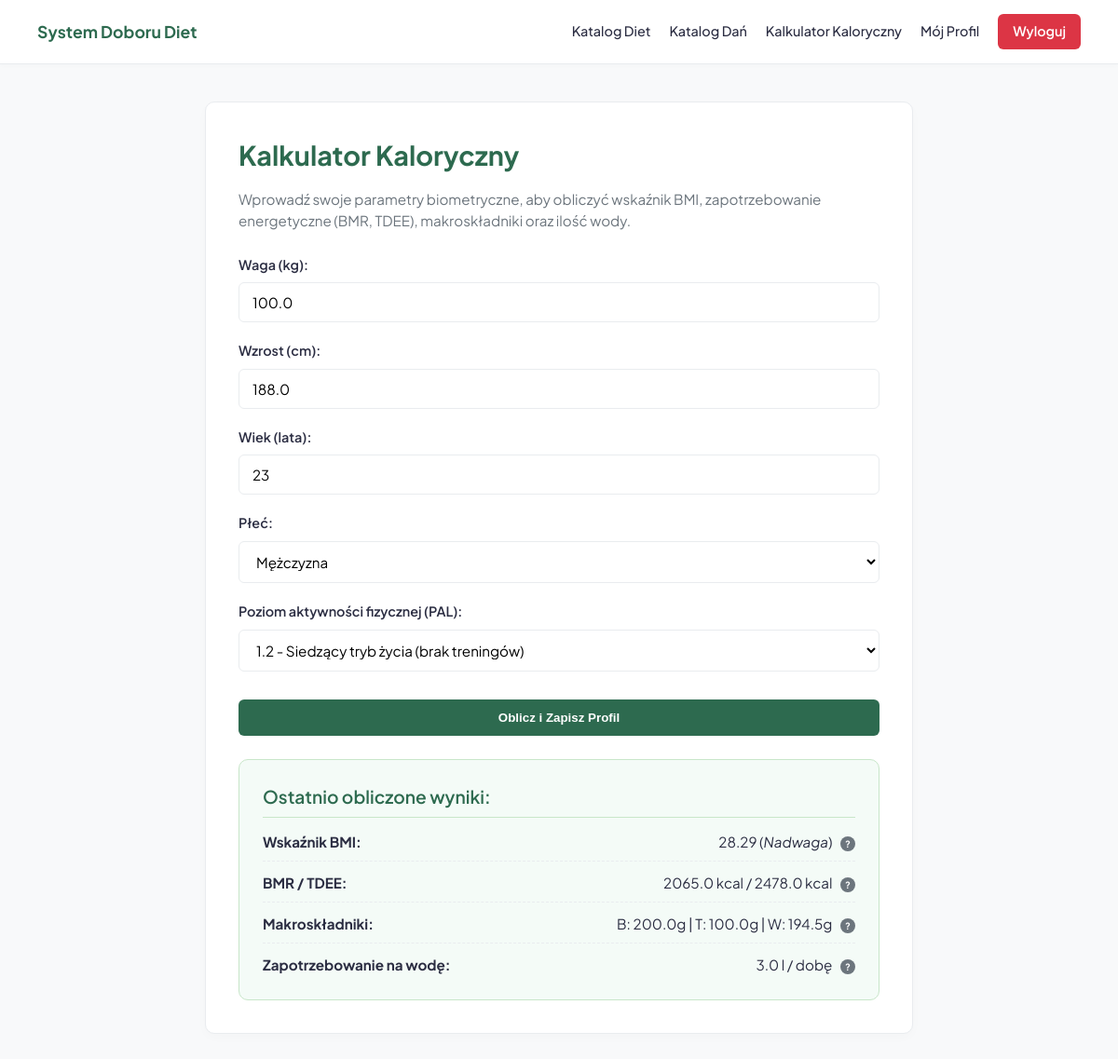
/kalkulator/ (signed in), run on the app's committed database.
### quiz/models.py (models this page shows, shortened)
class CalorieProfile(models.Model):
    user = models.OneToOneField(User, on_delete=models.CASCADE, related_name='calorie_profile')
    weight = models.FloatField()
    height = models.FloatField()
    age = models.IntegerField()
    gender = models.CharField(max_length=10, choices=[('mężczyzna', 'Mężczyzna'), ('kobieta', 'Kobieta')])
    pal = models.FloatField()
    bmi_value = models.FloatField()
    bmi_category = models.CharField(max_length=50)
    bmr_value = models.FloatField()
    tdee_value = models.FloatField()
    water_intake = models.FloatField()
    protein_grams = models.FloatField()
    fat_grams = models.FloatField()
    carbs_grams = models.FloatField()
    updated_at = models.DateTimeField(auto_now=True)

### quiz/views.py (the view, shortened to what this page needs)
# urls.py: path('kalkulator/', views.calculator_view, name='calculator'),
def calculator_view(request):
    error = None
    existing_profile = None
    if request.user.is_authenticated:
        try:
            existing_profile = request.user.calorie_profile
        except CalorieProfile.DoesNotExist:
            existing_profile = None
    context = {
        'error': error,
        'existing_profile': existing_profile,
    }
    return render(request, 'quiz/kalkulator.html', context)

### quiz/templates/quiz/kalkulator.html (shortened to what this page needs)
<!DOCTYPE html>
<html lang="pl">
<head>
</head>
<body>
    <header>
        <a href="{% url 'home' %}" class="logo">System Doboru Diet</a>
        <nav class="nav-menu">
            <a href="{% url 'diet_list' %}">Katalog Diet</a>
            <a href="{% url 'dish_list' %}">Katalog Dań</a>
            <a href="{% url 'calculator' %}">Kalkulator Kaloryczny</a>
            {% if user.is_authenticated %}
                <a href="{% url 'profile' %}">Mój Profil</a>
                <a href="{% url 'logout' %}" class="btn-logout">Wyloguj</a>
            {% else %}
                <a href="{% url 'login' %}">Logowanie</a>
                <a href="{% url 'register' %}" class="btn-nav">Rejestracja</a>
            {% endif %}
        </nav>
    </header>
    <div class="container">
        <div class="card">
            <h1>Kalkulator Kaloryczny</h1>
            <p>Wprowadź swoje parametry biometryczne, aby obliczyć wskaźnik BMI, zapotrzebowanie energetyczne (BMR, TDEE), makroskładniki oraz ilość wody.</p>
            <form method="POST">
                <div class="form-group">
                    <label for="weight">Waga (kg):</label>
                    <input type="number" step="0.1" id="weight" name="weight" value="{% if existing_profile %}{{ existing_profile.weight }}{% endif %}" required>
                </div>
                <div class="form-group">
                    <label for="height">Wzrost (cm):</label>
                    <input type="number" step="0.1" id="height" name="height" value="{% if existing_profile %}{{ existing_profile.height }}{% endif %}" required>
                </div>
                <div class="form-group">
                    <label for="age">Wiek (lata):</label>
                    <input type="number" id="age" name="age" value="{% if existing_profile %}{{ existing_profile.age }}{% endif %}" required>
                </div>
                <div class="form-group">
                    <label for="gender">Płeć:</label>
                    <select id="gender" name="gender" required>
                        <option value="mężczyzna" {% if existing_profile and existing_profile.gender == 'mężczyzna' %}selected{% endif %}>Mężczyzna</option>
                    </select>
                </div>
                <div class="form-group">
                    <label for="pal">Poziom aktywności fizycznej (PAL):</label>
                    <select id="pal" name="pal" required>
                        <option value="1.2" {% if existing_profile and existing_profile.pal == 1.2 %}selected{% endif %}>1.2 - Siedzący tryb życia (brak treningów)</option>
                    </select>
                </div>
                <button type="submit" class="btn">Oblicz i Zapisz Profil</button>
            </form>
            {% if existing_profile %}
                <div class="result-box">
                    <h3>Ostatnio obliczone wyniki:</h3>
                    <p>
                        <span><strong>Wskaźnik BMI:</strong></span>
                        <span>{{ existing_profile.bmi_value }} (<em>{{ existing_profile.bmi_category }}</em>)
                            <span class="tooltip">?
                            </span>
                        </span>
                    </p>
                    <p>
                        <span><strong>BMR / TDEE:</strong></span>
                        <span>{{ existing_profile.bmr_value }} kcal / {{ existing_profile.tdee_value }} kcal
                            <span class="tooltip">?
                            </span>
                        </span>
                    </p>
                    <p>
                        <span><strong>Makroskładniki:</strong></span>
                        <span>B: {{ existing_profile.protein_grams }}g | T: {{ existing_profile.fat_grams }}g | W: {{ existing_profile.carbs_grams }}g
                            <span class="tooltip">?
                            </span>
                        </span>
                    </p>
                    <p>
                        <span><strong>Zapotrzebowanie na wodę:</strong></span>
                        <span>{{ existing_profile.water_intake }} l / dobę
                            <span class="tooltip">?
                            </span>
                        </span>
                    </p>
                </div>
            {% endif %}
        </div>
    </div>
</body>
</html>

### quiz/templates/quiz/kalkulator.html (style rules this page uses)
:root { --primary-green: #2d6a4f; --primary-hover: #1b4332; --accent-green: #52b788; --bg-color: #f8f9fa; --card-bg: #ffffff; --text-main: #2b2d42; --text-muted: #6c757d; --border-color: #e9ecef; }
* { box-sizing: border-box; }
body { font-family: 'Plus Jakarta Sans', sans-serif; background-color: var(--bg-color); color: var(--text-main); margin: 0; padding: 0; line-height: 1.5; }
header { background: white; border-bottom: 1px solid var(--border-color); padding: 15px 40px; display: flex; justify-content: space-between; align-items: center; position: sticky; top: 0; z-index: 1000; box-shadow: 0 2px 4px rgba(0,0,0,0.02); }
.logo { font-size: 1.1rem; font-weight: 700; color: var(--primary-green); text-decoration: none; }
.nav-menu { display: flex; gap: 20px; align-items: center; }
.nav-menu a { color: var(--text-main); text-decoration: none; font-weight: 500; font-size: 0.9rem; transition: color 0.2s; }
.nav-menu .btn-logout { background: #dc3545; color: white; padding: 8px 16px; border-radius: 6px; font-weight: 600; }
.container { max-width: 800px; margin: 40px auto; padding: 0 20px; }
.card { background: var(--card-bg); border: 1px solid var(--border-color); border-radius: 10px; padding: 35px; box-shadow: 0 4px 12px rgba(0,0,0,0.02); margin-bottom: 25px; }
h1 { color: var(--primary-green); font-size: 1.8rem; margin-top: 0; margin-bottom: 10px; font-weight: 700; }
.card > p { color: var(--text-muted); font-size: 0.95rem; margin-bottom: 25px; }
.form-group { margin-bottom: 20px; }
label { display: block; font-weight: 600; font-size: 0.9rem; margin-bottom: 8px; color: var(--text-main); }
input[type="number"], select { width: 100%; padding: 11px 14px; border: 1px solid var(--border-color); border-radius: 6px; font-family: 'Plus Jakarta Sans', sans-serif; font-size: 0.95rem; outline: none; transition: border-color 0.2s; background: #fff; }
.btn { display: inline-block; background: var(--primary-green); color: white; padding: 12px 20px; text-decoration: none; border: none; border-radius: 6px; font-size: 0.95srem; font-weight: 600; cursor: pointer; width: 100%; transition: background 0.2s; margin-top: 10px; }
.result-box { background: #f4fbf7; border: 1px solid #c8e6c9; padding: 25px; border-radius: 10px; margin-top: 25px; }
.result-box h3 { margin-top: 0; color: var(--primary-green); font-size: 1.2rem; margin-bottom: 15px; font-weight: 600; border-bottom: 1px solid #c8e6c9; padding-bottom: 8px; }
.result-box p { margin: 0 0 12px 0; display: flex; justify-content: space-between; align-items: center; font-size: 0.95rem; border-bottom: 1px dashed var(--border-color); padding-bottom: 8px; }
.result-box p:last-child { border-bottom: none; margin-bottom: 0; padding-bottom: 0; }
.tooltip { position: relative; display: inline-block; background: var(--text-muted); color: white; width: 16px; height: 16px; border-radius: 50%; text-align: center; font-size: 10px; line-height: 16px; font-weight: bold; cursor: help; margin-left: 6px; flex-shrink: 0; }

### data on the page
CalorieProfile: weight "100.0", height "188.0", age "23", gender "Mężczyzna", pal "1.2 - Siedzący tryb życia (brak treningów)", bmi_value "28.29", bmi_category "Nadwaga", bmr_value "2065.0", tdee_value "2478.0", protein_grams "200.0", fat_grams "100.0", carbs_grams "194.5", water_intake "3.0"
